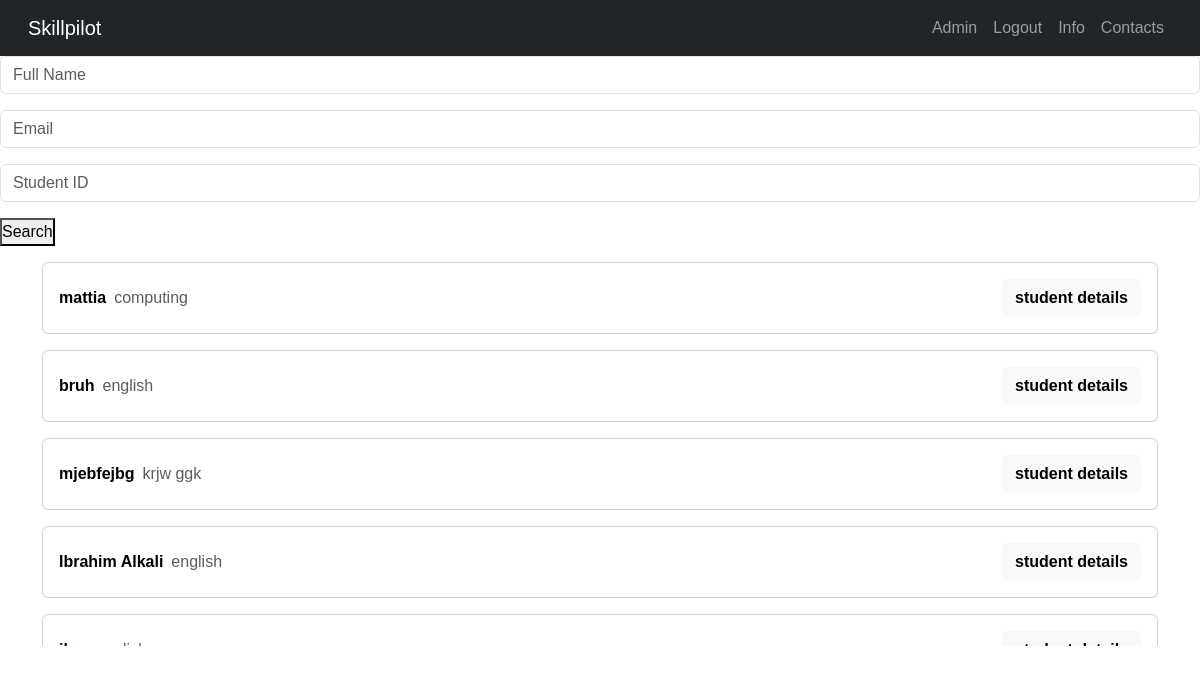
Page /search_student (signed in) on the earlier database version.
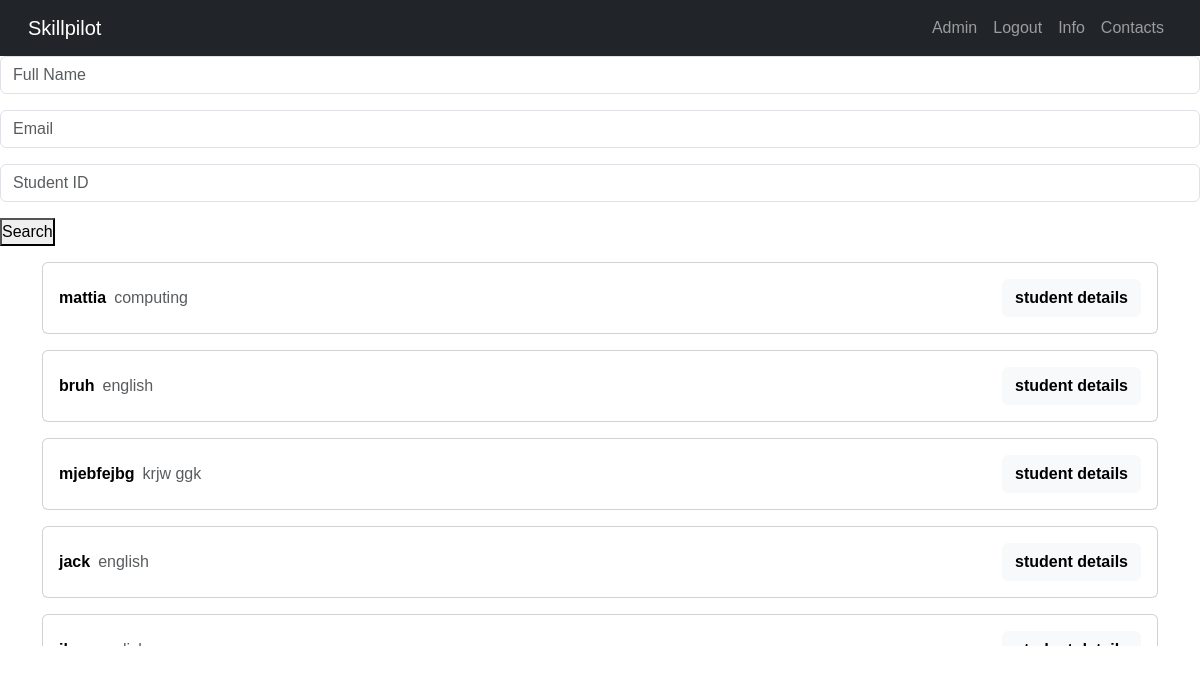
Same page on the later database version.
### core/models.py (models this page shows)
class Student(models.Model):
    class pattern(models.TextChoices):
        FULL_TIME = 'FT', _('Full-Time')
        PART_TIME = 'PT', _('Part-Time')
    class mode(models.TextChoices):
        ONLINE = 'online', _('Online')
        IN_PERSON = 'in-person', _('In-Person')
        HYBRID = 'hybrid', _('Hybrid')
    class contractLength(models.TextChoices):
        SIX_WEEKS = '6-W', _("6-weeks")
        TWELVE_WEEKS = '12-W', _("12-weeks")
        SIX_MONTHS = '6-M', _("6-months")
        NINE_MONTHS = '9-M', _("9-months")
        ONE_YEAR = '1-Y', _("1-year")
    studentID = models.BigAutoField(primary_key=True)
    fullName = models.CharField(max_length=50)
    email = models.EmailField()
    currProgramme = models.CharField(max_length=50) # program they are currently studying
    prevProgramme = models.CharField(max_length=50) # program they previously studies and now graduated from
    studyMode= models.CharField(max_length=10, choices= mode.choices)
    studyPattern = models.CharField(max_length = 2, choices= pattern.choices)
    GPA = models.IntegerField()
    desiredContractLength = models.CharField(max_length=25, choices=contractLength.choices)
    willingRelocate = models.BooleanField()
    aspirations = models.CharField(max_length = 200)

### core/decorators.py (the view)
        def wrapper_func(request, *args, **kwargs):
            group = None
            if request.user.groups.exists():
                group = request.user.groups.all()[0].name
            if group in allowed_roles:
                return view_func(request, *args, **kwargs)
            else:
                return redirect('home')

### core/views.py (called while the page is built)
@login_required
@allowed_users(allowed_roles=['Admin'])
def search_student(request):
    context_object_name = 'all_search_results'
    template = 'search_student.html'
    student_name_input = request.GET.get('studentNameInput')
    student_email_input = request.GET.get('studentEmailInput')
    student_id_input = request.GET.get('studentIDInput')
    object_list = Student.objects.all()
    if student_name_input:
        object_list = object_list.filter(fullName__icontains=student_name_input)
    if student_email_input:
        object_list = object_list.filter(email__icontains=student_email_input)
    if student_id_input:
        object_list = object_list.filter(studentID__icontains=student_id_input)
    return render(request, template, {context_object_name: object_list})

### core/templates/search_student.html (shortened to what this page needs)
{% extends "base.html" %} {% load static %}
{% block content %}
<form
  method="GET"
  action="{% url 'search_student' %}"
  autocomplete="off"
  id="searchForm"
  enctype="multipart/form-data"
>
  <div class="mb-3">
    <input
      type="text"
      class="form-control"
      name="studentNameInput"
      placeholder="Full Name"
    />
  </div>
  <div class="mb-3">
    <input
      type="text"
      class="form-control"
      name="studentEmailInput"
      placeholder="Email"
    />
  </div>
  <div class="mb-3">
    <input
      type="text"
      class="form-control"
      name="studentIDInput"
      placeholder="Student ID"
    />
  </div>
  <button type="submit" id="searchButton">Search</button>
</form>
<div class="container" style="height: 400px; overflow-y: auto">
  {% for item in all_search_results %}
  <div class="card my-3">
    <div class="card-body d-flex justify-content-between align-items-center">
      <p class="mb-0 text-muted">
        <span class="fw-bold me-2" style="color: black"
          >{{ item.fullName }}</span
        >{{ item.currProgramme }}
      </p>
      <a
        href="{% url 'student_detail' item.studentID %}"
        class="btn btn-light fw-bold"
        >student details</a
      >
    </div>
  </div>
  {% endfor %}
</div>
{% endblock %}

Differences in the rows shown:
changed Student: fullName "Ibrahim Alkali" → "jack"
